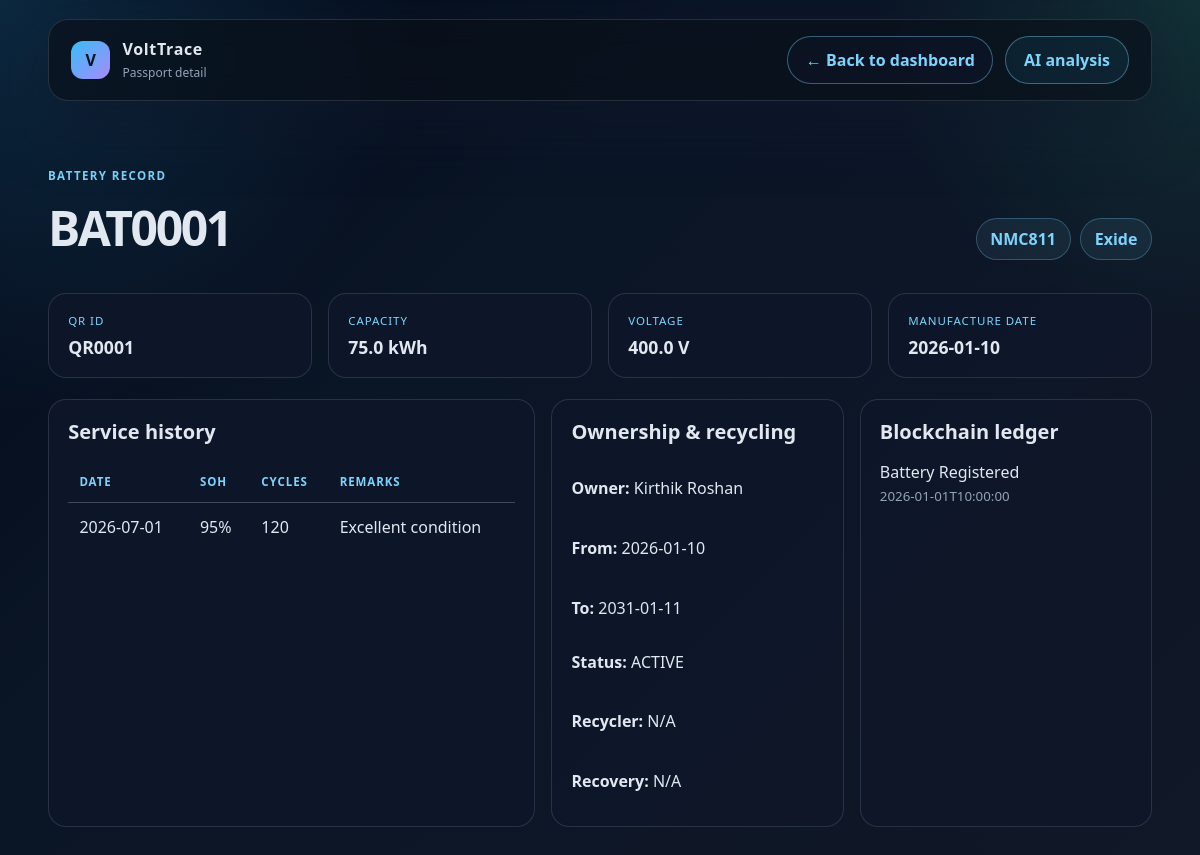
The page /battery/BAT0001 on the database its author committed.
### tables this page shows
CREATE TABLE batteries(battery_id TEXT PRIMARY KEY,qr_id TEXT UNIQUE,manufacturer_id INTEGER,chemistry TEXT,capacity REAL,voltage REAL,manufacture_date TEXT,FOREIGN KEY(manufacturer_id) REFERENCES manufacturers(manufacturer_id));

CREATE TABLE manufacturers(manufacturer_id INTEGER PRIMARY KEY,name TEXT,country TEXT);

CREATE TABLE service_history(id INTEGER PRIMARY KEY,battery_id TEXT,service_date TEXT,soh INTEGER,charge_cycles INTEGER,remarks TEXT);

CREATE TABLE ownership_history(id INTEGER PRIMARY KEY,battery_id TEXT,owner_name TEXT,from_date TEXT,to_date TEXT);

CREATE TABLE recycling_records(id INTEGER PRIMARY KEY,battery_id TEXT,recycling_status TEXT,recycler TEXT,recovery_percent REAL);

CREATE TABLE blockchain_ledger(block_id INTEGER PRIMARY KEY,battery_id TEXT,event TEXT,timestamp TEXT);

### app.py (the view)
@app.route("/battery/<battery_id>")
def battery_detail(battery_id):
    conn = get_db()
    battery = get_battery_detail(conn, battery_id)
    if battery is None:
        conn.close()
        abort(404)
    services = conn.execute(
        """
        SELECT service_date, soh, charge_cycles, remarks
        FROM service_history
        WHERE battery_id = ?
        ORDER BY service_date DESC
        """,
        (battery_id,),
    ).fetchall()
    ownership = conn.execute(
        """
        SELECT owner_name, from_date, to_date
        FROM ownership_history
        WHERE battery_id = ?
        ORDER BY from_date DESC
        LIMIT 1
        """,
        (battery_id,),
    ).fetchone()
    ledger = conn.execute(
        """
        SELECT event, timestamp
        FROM blockchain_ledger
        WHERE battery_id = ?
        ORDER BY block_id DESC
        LIMIT 5
        """,
        (battery_id,),
    ).fetchall()
    recycling = conn.execute(
        """
        SELECT recycling_status, recycler, recovery_percent
        FROM recycling_records
        WHERE battery_id = ?
        ORDER BY id DESC
        LIMIT 1
        """,
        (battery_id,),
    ).fetchone()
    conn.close()
    return render_template(
        "battery.html",
        battery=battery,
        services=services,
        ownership=ownership,
        ledger=ledger,
        recycling=recycling,
    )

### app.py (called while the page is built)
def get_db():
    conn = sqlite3.connect(DATABASE)
    conn.row_factory = sqlite3.Row
    return conn

def get_battery_detail(conn, battery_id):
    return conn.execute(
        """
        SELECT b.*, m.name AS manufacturer_name
        FROM batteries b
        LEFT JOIN manufacturers m ON m.manufacturer_id = b.manufacturer_id
        WHERE b.battery_id = ?
        """,
        (battery_id,),
    ).fetchone()

### templates/battery.html (shortened to what this page needs)
<!DOCTYPE html>
<html lang="en">
<head>
    <link rel="stylesheet" href="{{ url_for('static', filename='style.css') }}">
</head>
<body>
    <div class="page-shell detail-shell">
        <header class="topbar detail-topbar">
            <div class="brand-wrap">
                <div class="brand-mark">V</div>
                <div>
                    <p class="brand-name">VoltTrace</p>
                    <span class="brand-tag">Passport detail</span>
                </div>
            </div>
            <div class="top-actions">
                <a class="nav-button secondary" href="{{ url_for('home') }}">← Back to dashboard</a>
                <a class="nav-button" href="{{ url_for('battery_ai', battery_id=battery['battery_id']) }}">AI analysis</a>
            </div>
        </header>
        <main class="detail-layout">
            <section class="detail-hero">
                <div>
                    <p class="eyebrow">Battery record</p>
                    <h1>{{ battery["battery_id"] }}</h1>
                </div>
                <div class="detail-badges">
                    <span>{{ battery["chemistry"] }}</span>
                    <span>{{ battery["manufacturer_name"] or "Unknown manufacturer" }}</span>
                </div>
            </section>
            <section class="summary-grid">
                <div class="summary-item">
                    <span class="label">QR ID</span>
                    <strong>{{ battery["qr_id"] }}</strong>
                </div>
                <div class="summary-item">
                    <span class="label">Capacity</span>
                    <strong>{{ battery["capacity"] }} kWh</strong>
                </div>
                <div class="summary-item">
                    <span class="label">Voltage</span>
                    <strong>{{ battery["voltage"] }} V</strong>
                </div>
                <div class="summary-item">
                    <span class="label">Manufacture date</span>
                    <strong>{{ battery["manufacture_date"] }}</strong>
                </div>
            </section>
            <section class="info-grid">
                <article class="card">
                    <h2>Service history</h2>
                    {% if services %}
                    <table>
                        <thead>
                            <tr>
                                <th>Date</th>
                                <th>SoH</th>
                                <th>Cycles</th>
                                <th>Remarks</th>
                            </tr>
                        </thead>
                        <tbody>
                            {% for service in services %}
                            <tr>
                                <td data-label="Date">{{ service["service_date"] }}</td>
                                <td data-label="SoH">{{ service["soh"] }}%</td>
                                <td data-label="Cycles">{{ service["charge_cycles"] }}</td>
                                <td data-label="Remarks">{{ service["remarks"] }}</td>
                            </tr>
                            {% endfor %}
                        </tbody>
                    </table>
                    {% else %}
                    <p>No service history available.</p>
                    {% endif %}
                </article>
                <article class="card">
                    <h2>Ownership & recycling</h2>
                    {% if ownership %}
                    <div class="ownership-box">
                        <p><strong>Owner:</strong> {{ ownership["owner_name"] }}</p>
                        <p><strong>From:</strong> {{ ownership["from_date"] }}</p>
                        <p><strong>To:</strong> {{ ownership["to_date"] }}</p>
                    </div>
                    {% else %}
                    <p>No ownership record available.</p>
                    {% endif %}
                    {% if recycling %}
                    <div class="recycling-box">
                        <p><strong>Status:</strong> {{ recycling["recycling_status"] }}</p>
                        <p><strong>Recycler:</strong> {{ recycling["recycler"] or "N/A" }}</p>
                        <p><strong>Recovery:</strong> {{ recycling["recovery_percent"] or "N/A" }}{% if recycling["recovery_percent"] is not none %}%{% endif %}</p>
                    </div>
                    {% endif %}
                </article>
                <article class="card">
                    <h2>Blockchain ledger</h2>
                    {% if ledger %}
                    <ul class="ledger-list">
                        {% for entry in ledger %}
                        <li>
                            <span>{{ entry["event"] }}</span>
                            <small>{{ entry["timestamp"] or "Timestamp unavailable" }}</small>
                        </li>
                        {% endfor %}
                    </ul>
                    {% else %}
                    <p>No ledger entries available.</p>
                    {% endif %}
                </article>
            </section>
        </main>
    </div>
</body>
</html>

### static/style.css (style rules this page uses)
:root { --bg: #07111f; --bg-soft: #0f1b2d; --panel: rgba(15, 23, 42, 0.82); --panel-strong: rgba(15, 23, 42, 0.96); --card: #101d2d; --line: rgba(148, 163, 184, 0.2); --line-strong: rgba(148, 163, 184, 0.35); --text: #e2e8f0; --muted: #94a3b8; --primary: #7dd3fc; --primary-strong: #38bdf8; --accent: #34d399; --warn: #fbbf24; --danger: #f87171; --shadow: 0 25px 60px rgba(15, 23, 42, 0.5); }
* { box-sizing: border-box; }
html { scroll-behavior: smooth; }
body { margin: 0; min-height: 100vh; font-family: "Segoe UI", Tahoma, Geneva, Verdana, sans-serif; background: radial-gradient(circle at top left, rgba(56, 189, 248, 0.18), transparent 28%), radial-gradient(circle at top right, rgba(52, 211, 153, 0.14), transparent 22%), linear-gradient(135deg, #020817 0%, #0a1526 35%, #111827 100%); color: var(--text); }
a { color: inherit; text-decoration: none; }
.page-shell { width: min(1200px, 92vw); margin: 0 auto; padding: 2rem 0 3rem; }
.topbar { display: flex; align-items: center; justify-content: space-between; gap: 1rem; padding: 1rem 1.4rem; border: 1px solid var(--line); border-radius: 20px; background: rgba(9, 16, 26, 0.7); backdrop-filter: blur(14px); box-shadow: var(--shadow); }
.brand-wrap { display: flex; align-items: center; gap: 0.8rem; }
.brand-mark { width: 2.4rem; height: 2.4rem; display: grid; place-items: center; border-radius: 12px; background: linear-gradient(135deg, var(--primary-strong), #a78bfa); color: #06131e; font-weight: 800; }
.brand-name { margin: 0; font-weight: 700; letter-spacing: 0.04em; }
.brand-tag { font-size: 0.75rem; color: var(--muted); }
.nav-button { border: 1px solid rgba(125, 211, 252, 0.4); background: rgba(56, 189, 248, 0.08); color: var(--primary); border-radius: 999px; padding: 0.75rem 1.1rem; font-weight: 600; cursor: pointer; }
.nav-button.secondary { background: rgba(15, 23, 42, 0.5); }
main { padding-top: 2rem; }
.eyebrow { margin: 0 0 0.7rem; color: var(--primary); text-transform: uppercase; letter-spacing: 0.12em; font-size: 0.72rem; font-weight: 700; }
.detail-shell { padding-top: 1.2rem; }
.detail-topbar { margin-bottom: 1.2rem; }
.detail-layout { display: grid; gap: 1.3rem; }
.detail-hero { display: flex; justify-content: space-between; align-items: end; gap: 1rem; padding: 1rem 0 0.8rem; }
.detail-hero h1 { margin: 0; font-size: clamp(2rem, 4vw, 3.3rem); letter-spacing: -0.05em; }
.detail-badges { display: flex; flex-wrap: wrap; gap: 0.6rem; }
.detail-badges span { display: inline-flex; align-items: center; padding: 0.55rem 0.85rem; border-radius: 999px; background: rgba(125, 211, 252, 0.08); border: 1px solid rgba(125, 211, 252, 0.28); color: var(--primary); font-weight: 600; }
.summary-grid { display: grid; grid-template-columns: repeat(auto-fit, minmax(180px, 1fr)); gap: 1rem; }
.summary-item, .card { border: 1px solid var(--line); border-radius: 18px; background: rgba(15, 23, 42, 0.85); padding: 1.15rem 1.2rem; }
.summary-item { display: flex; flex-direction: column; gap: 0.45rem; }
.label { color: var(--primary); font-size: 0.72rem; text-transform: uppercase; letter-spacing: 0.08em; }
.summary-item strong { font-size: 1.1rem; }
.info-grid { display: grid; grid-template-columns: 1.5fr 0.9fr 0.9fr; gap: 1rem; }
.card h2 { margin: 0 0 1rem; font-size: 1.25rem; }
.ownership-box, .recycling-box { display: grid; gap: 0.35rem; color: var(--text); }
table { width: 100%; border-collapse: collapse; }
th, td { padding: 0.8rem 0.7rem; text-align: left; border-bottom: 1px solid var(--line); vertical-align: top; }
th { color: var(--primary); font-size: 0.72rem; font-weight: 700; text-transform: uppercase; letter-spacing: 0.08em; }
tbody tr:last-child td { border-bottom: none; }
.ledger-list { list-style: none; margin: 0; padding: 0; display: grid; gap: 0.8rem; }
.ledger-list li { display: flex; flex-direction: column; gap: 0.25rem; padding-bottom: 0.75rem; border-bottom: 1px solid var(--line); }
.ledger-list li:last-child { border-bottom: 0; padding-bottom: 0; }
.ledger-list small { color: var(--muted); }
.top-actions { display: flex; align-items: center; gap: 0.75rem; }

### rows shown on the page
batteries: battery_id "BAT0001", chemistry "NMC811", qr_id "QR0001", capacity "75.0", voltage "400.0", manufacture_date "2026-01-10"
manufacturers: name "Exide"
service_history: service_date "2026-07-01", soh "95", charge_cycles "120", remarks "Excellent condition"
ownership_history: owner_name "Kirthik Roshan", from_date "2026-01-10", to_date "2031-01-11"
recycling_records: recycling_status "ACTIVE"
blockchain_ledger: event "Battery Registered", timestamp "2026-01-01T10:00:00"

### other values the page prints
{{ recycling["recycler"] or "N/A" }} "N/A"
{{ recycling["recovery_percent"] or "N/A" }} "N/A"
